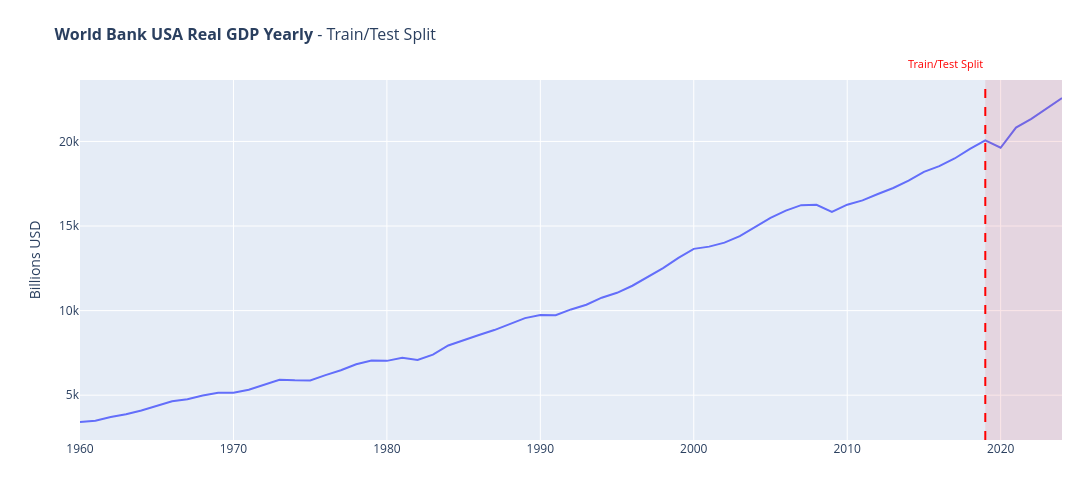

The notebook cell saved with this chart:
### Code cell
# 2. Data Loading and Configuration

# Dataset configuration
DATASET_CONFIG = {
    "file_path": "../datasets/wb_usa_real_gdp_yearly.csv",
    "time_column": "timestamp",
    "target_column": "real_gdp",
    "frequency": "YS",  # Yearly Start
    "test_periods": 6,
    "seasonal_period": 1,
    "name": "World Bank USA Real GDP Yearly",
    "value_scale": 1e9,  # Scale to Billions
    "value_unit": "Billions USD",
}

# Load and process data
globals().update(get_prepared_data(DATASET_CONFIG))

# Visualize the data split
fig_split = plot_data_split(train, test, DATASET_CONFIG, series=series)

if fig_split:
    fig_split.show()
